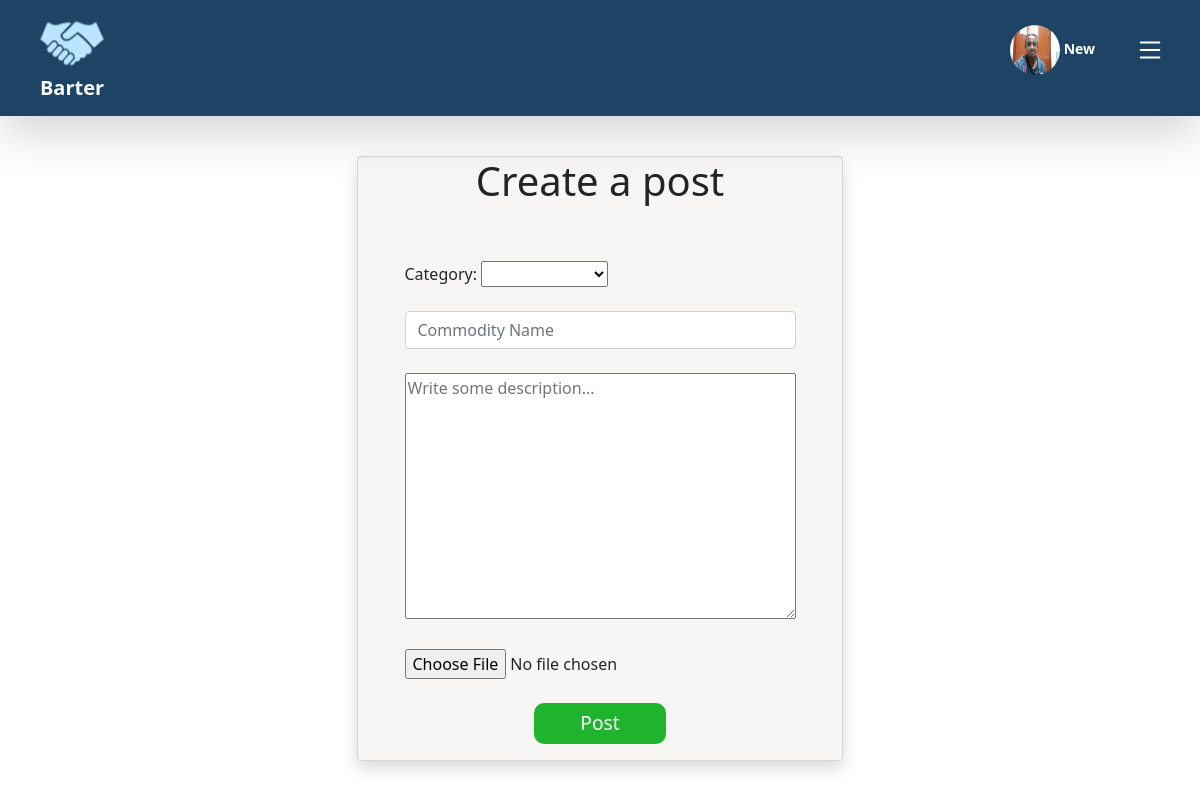
/post/ (signed in), run on the app's committed database.
### user/models.py (models this page shows, shortened)
class User(AbstractBaseUser):
    objects = UserManager()
    fullname = models.CharField(max_length=50)
    username = models.CharField(unique=True, max_length=20, primary_key=True)
    email = models.EmailField(unique=True)
    phone = models.CharField(max_length=10)
    password = models.TextField()
    profile_picture = models.ImageField(upload_to="profile/", default='profile/default.png')
    bio = models.TextField(null=True, blank=True, max_length=250, default="")
    company = models.CharField(max_length=50, null=True, blank=True, default="")
    USERNAME_FIELD = "username"
    EMAIL_FIELD = "email"
    REQUIRED_FIELDS = ["fullname", "email", "phone", "password"]
    def firstName(self):
        return self.fullname.split()[0]

### post/views.py (the view, shortened to what this page needs)
# urls.py: path('post/', create_post, name='post'),
@login_required
def create_post(request):
    return render(request, 'post.html', context={'post': Post(), 'is_create': True})

### post/templates/post.html (shortened to what this page needs)
{% extends 'base.html' %}
{% load static %}
{% block stylesheets %}
    <link rel="stylesheet" href="{% static 'css/post.css' %}">
{% endblock stylesheets %}
{% block main_content %}
    <div class="justify-content-center">
        <div class="row justify-content-center">
            <div class="col-md-5">
                <div class="card px-1 shadow">
                    <div class="card-title d-flex justify-content-center">
                        {% if is_create %}
                            <h1> Create a post</h1>
                        {% else %}
                            <h1>Edit your post</h1>
                        {% endif %}
                    </div>
                    <div class="card-body d-flex justify-content-center">
                        <form action="" method="post" enctype="multipart/form-data">
                            <div class="form-group">
                            <div class="category m-4">
                                <label for="category">Category: </label>
                                <select name="category" required id="category">
                                    <option selected value="{{ post.category }}">{{ post.category|capfirst}}</option>
                                    {% for value, name in post.CATEGORIES %}
                                        <option value="{{value}}">{{name}}</option>
                                    {% endfor %}
                                </select>
                            </div>
                            <div class="commodity_name m-4">
                                <input class="form-control" type="text" name="commodity_name" maxlength="50" required id="commodity_name" value="{{ post.commodity_name }}" placeholder="Commodity Name">
                            </div>
                            <div class="description m-4">
                                <textarea placeholder="Write some description..." name="description" cols="40" rows="10" maxlength="500" required id="description">{{post.description}}</textarea>
                            </div>
                            <div class="image m-4">
                                <input type="file" name="image" accept="image/*" required id="input_image">
                            </div>
                            <div class="button">
                                {% if is_create %}
                                    <input class="btn btn-success" type="submit" value="Post" id="submit">
                                {% else %}
                                    <input class="btn btn-success" type="submit" value="Edit" id="submit">
                                {% endif %}
                            </div>
                        </div>
                        </form>
                    </div>
                </div>
            </div>
        </div>
    </div>
{% endblock main_content %}

### post/templates/base.html (shortened to what this page needs)
{% load static %}
<!DOCTYPE html>
<html lang="en">
<head>
    <link rel="stylesheet" href="{% static 'css/base.css' %}">
    <link rel="stylesheet" href="{% static 'css/bootstrap.min.css' %}">
    {% block stylesheets %}{% endblock stylesheets %}
</head>
<body>
    <header class="sticky-top">
        <nav class="navbar shadow-lg  navbar-light" style="background-color: #1D4365;">
            <div class="container-xxl">
                <a href={% url 'home' %} class="navbar-brand">
                    <span class="fw-bold d-flex text-light flex-column align-items-center  "><img class="rounded-circle"
                            width="120px" height="60px" src="{% static 'images/logo.png' %}"
                            style="font-family: Rochester;">Barter</span>
                </a>
                <div class=" " id="main-nav">
                    <ul class="navbar-nav d-flex flex-row">
                        <li class="nav-item m-2">
                            <span class="mb-5 ">
                                <button class="btn btn-sm text-light" data-bs-toggle="modal"
                                    data-bs-target="#reg-modal">
                                    <div class="d-flex align-items-end">
                                        <span class="fw-bold ms-2 mb-3">
                                            <span>
                                                <a href={% url 'others_profile' user.username %}
                                                    style="text-decoration: none; color: white;">
                                                        <img class="rounded-circle" width="50px" height="50px"
                                                            src="{{ request.user.profile_picture.url }}">
                                                                 {{user.firstName|capfirst}}
                                                </a>
                                            </span>
                                        </span>
                                    </div>
                                </button>
                            </span>
                        </li>
                        <li class="nav-itemn mt-3">
                            <span>
                                <button class="btn " type="button" data-bs-toggle="offcanvas"
                                    data-bs-target="#offcanvasRight" aria-controls="offcanvasRight"> </button>
                            </span>
                        </li>
                    </ul>
                </div>
            </div>
        </nav>
    </header>
    <main>
        {% block main_content %}{% endblock main_content %}
    </main>
</body>
</html>

### post/static/css/post.css (style rules this page uses)
body { margin: 0px; }
header { background-color: #1D4365; margin-bottom: 5vh; }
.card { background-color: #F8F5F5 !important; }
.button { width: 30%; margin: auto; }
.button input { background-color: #1FB42E; color: white; border-radius: 10px; width: 100%; border: none; font-size: 1.2em; }

### data on the page
User: user.profile_picture (picture), firstName "New"
